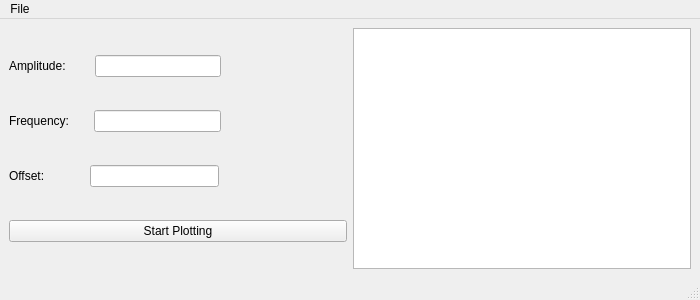
<?xml version="1.0" encoding="UTF-8"?>
<ui version="4.0">
 <class>MainWindow</class>
 <widget class="QMainWindow" name="MainWindow">
  <property name="geometry">
   <rect>
    <x>0</x>
    <y>0</y>
    <width>700</width>
    <height>300</height>
   </rect>
  </property>
  <property name="minimumSize">
   <size>
    <width>700</width>
    <height>300</height>
   </size>
  </property>
  <property name="windowTitle">
   <string>MainWindow</string>
  </property>
  <widget class="QWidget" name="centralwidget">
   <layout class="QHBoxLayout" name="horizontalLayout">
    <item>
     <layout class="QVBoxLayout" name="verticalLayout">
      <item>
       <layout class="QHBoxLayout" name="AmplitudeBox">
        <item>
         <widget class="QLabel" name="AmplitudeLabel">
          <property name="text">
           <string>Amplitude:</string>
          </property>
          <property name="scaledContents">
           <bool>false</bool>
          </property>
          <property name="buddy">
           <cstring>AmplitudeTextBox</cstring>
          </property>
         </widget>
        </item>
        <item>
         <spacer name="horizontalSpacer">
          <property name="orientation">
           <enum>Qt::Horizontal</enum>
          </property>
          <property name="sizeType">
           <enum>QSizePolicy::Fixed</enum>
          </property>
          <property name="sizeHint" stdset="0">
           <size>
            <width>23</width>
            <height>20</height>
           </size>
          </property>
         </spacer>
        </item>
        <item>
         <widget class="QLineEdit" name="AmplitudeTextBox">
          <property name="text">
           <string/>
          </property>
         </widget>
        </item>
        <item>
         <spacer name="horizontalSpacer_4">
          <property name="orientation">
           <enum>Qt::Horizontal</enum>
          </property>
          <property name="sizeHint" stdset="0">
           <size>
            <width>40</width>
            <height>20</height>
           </size>
          </property>
         </spacer>
        </item>
       </layout>
      </item>
      <item>
       <layout class="QHBoxLayout" name="FrequencyBox">
        <item>
         <widget class="QLabel" name="FrequencyLabel">
          <property name="text">
           <string>Frequency:</string>
          </property>
          <property name="buddy">
           <cstring>FrequencyTextBox</cstring>
          </property>
         </widget>
        </item>
        <item>
         <spacer name="horizontalSpacer_2">
          <property name="orientation">
           <enum>Qt::Horizontal</enum>
          </property>
          <property name="sizeType">
           <enum>QSizePolicy::Fixed</enum>
          </property>
          <property name="sizeHint" stdset="0">
           <size>
            <width>19</width>
            <height>20</height>
           </size>
          </property>
         </spacer>
        </item>
        <item>
         <widget class="QLineEdit" name="FrequencyTextBox"/>
        </item>
        <item>
         <spacer name="horizontalSpacer_5">
          <property name="orientation">
           <enum>Qt::Horizontal</enum>
          </property>
          <property name="sizeHint" stdset="0">
           <size>
            <width>40</width>
            <height>20</height>
           </size>
          </property>
         </spacer>
        </item>
       </layout>
      </item>
      <item>
       <layout class="QHBoxLayout" name="OffsetBox">
        <item>
         <widget class="QLabel" name="OffsetLabel">
          <property name="text">
           <string>Offset:</string>
          </property>
          <property name="buddy">
           <cstring>OffsetTextBox</cstring>
          </property>
         </widget>
        </item>
        <item>
         <spacer name="horizontalSpacer_3">
          <property name="orientation">
           <enum>Qt::Horizontal</enum>
          </property>
          <property name="sizeType">
           <enum>QSizePolicy::Fixed</enum>
          </property>
          <property name="sizeHint" stdset="0">
           <size>
            <width>39</width>
            <height>20</height>
           </size>
          </property>
         </spacer>
        </item>
        <item>
         <widget class="QLineEdit" name="OffsetTextBox"/>
        </item>
        <item>
         <spacer name="horizontalSpacer_6">
          <property name="orientation">
           <enum>Qt::Horizontal</enum>
          </property>
          <property name="sizeHint" stdset="0">
           <size>
            <width>40</width>
            <height>20</height>
           </size>
          </property>
         </spacer>
        </item>
       </layout>
      </item>
      <item>
       <widget class="QPushButton" name="pushButton">
        <property name="text">
         <string>Start Plotting</string>
        </property>
       </widget>
      </item>
     </layout>
    </item>
    <item>
     <widget class="QTextEdit" name="textEdit"/>
    </item>
   </layout>
  </widget>
  <widget class="QMenuBar" name="menubar">
   <property name="geometry">
    <rect>
     <x>0</x>
     <y>0</y>
     <width>700</width>
     <height>21</height>
    </rect>
   </property>
   <property name="defaultUp">
    <bool>false</bool>
   </property>
   <property name="nativeMenuBar">
    <bool>true</bool>
   </property>
   <widget class="QMenu" name="menuFile">
    <property name="title">
     <string>File</string>
    </property>
    <addaction name="actionOpen_npy_file"/>
   </widget>
   <addaction name="menuFile"/>
  </widget>
  <widget class="QStatusBar" name="statusbar"/>
  <action name="actionOpen_npy_file">
   <property name="text">
    <string>Open .npy file</string>
   </property>
  </action>
 </widget>
 <tabstops>
  <tabstop>AmplitudeTextBox</tabstop>
  <tabstop>FrequencyTextBox</tabstop>
  <tabstop>OffsetTextBox</tabstop>
  <tabstop>pushButton</tabstop>
  <tabstop>textEdit</tabstop>
 </tabstops>
 <resources/>
 <connections>
  <connection>
   <sender>AmplitudeTextBox</sender>
   <signal>inputRejected()</signal>
   <receiver>AmplitudeTextBox</receiver>
   <slot>clear()</slot>
   <hints>
    <hint type="sourcelabel">
     <x>148</x>
     <y>57</y>
    </hint>
    <hint type="destinationlabel">
     <x>206</x>
     <y>59</y>
    </hint>
   </hints>
  </connection>
 </connections>
</ui>
